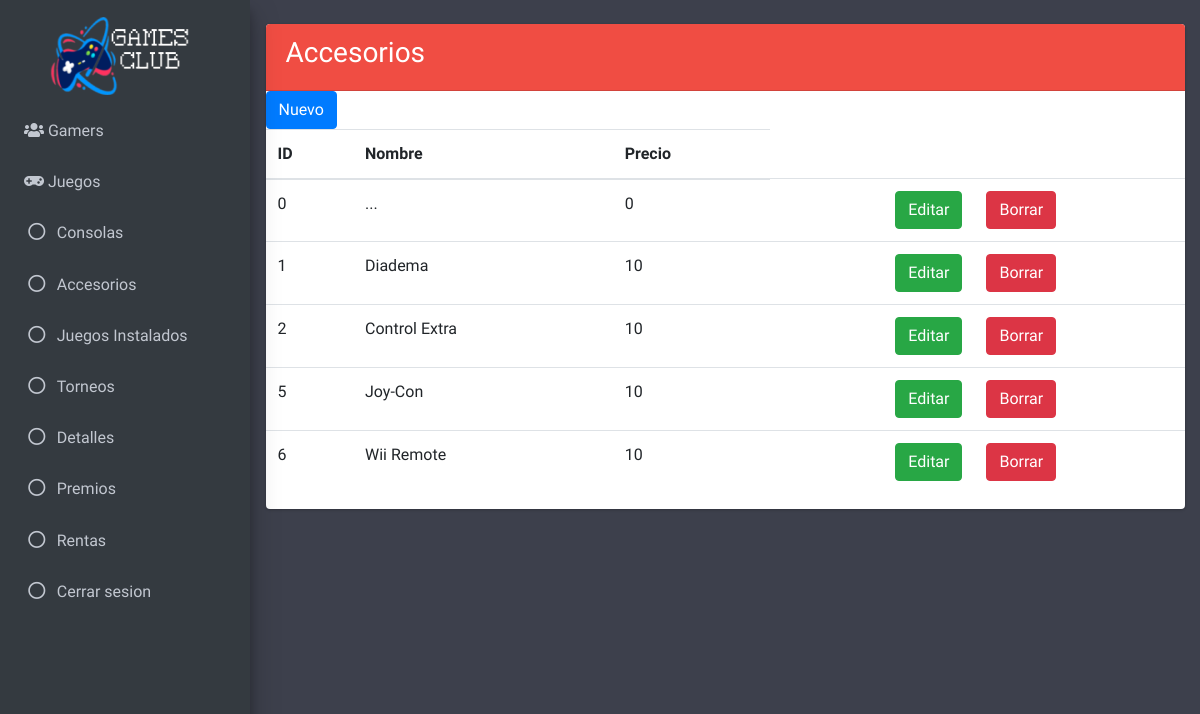
Page /vistas/admin_cAccesorio.php (signed in) on the committed database.
### tables this page shows
CREATE TABLE `accesorio` (
  `id_accesorio` int(11) NOT NULL,
  `nombre` varchar(30) NOT NULL,
  `precio` int(10) NOT NULL
);

### modelos/selectTables.php (called while the page is built, shortened)
<?php
  include_once "../controladores/conexion.php";
  $getAdminAccesorio = $BD -> query("SELECT id_accesorio, nombre, precio FROM accesorio");
  $resultadoAdminAccesorio = $getAdminAccesorio -> fetchAll(PDO::FETCH_OBJ);
?>

### vistas/admin_cAccesorio.php (the view, shortened to what this page needs)
<?php
include_once '../modelos/selectTables.php';
?>
<!DOCTYPE html>
<html>
<head>
  <link rel="stylesheet" href="plugins/fontawesome-free/css/all.min.css">
  <link rel="stylesheet" href="https://code.ionicframework.com/ionicons/2.0.1/css/ionicons.min.css">
  <link rel="stylesheet" href="plugins/tempusdominus-bootstrap-4/css/tempusdominus-bootstrap-4.min.css">
  <link rel="stylesheet" href="plugins/icheck-bootstrap/icheck-bootstrap.min.css">
  <link rel="stylesheet" href="plugins/jqvmap/jqvmap.min.css">
  <link rel="stylesheet" href="css/adminlte.min.css">
  <link rel="stylesheet" href="plugins/overlayScrollbars/css/OverlayScrollbars.min.css">
  <link rel="stylesheet" href="plugins/daterangepicker/daterangepicker.css">
  <link rel="stylesheet" href="plugins/summernote/summernote-bs4.css">
</head>
<body class="hold-transition sidebar-mini layout-fixed" style="background-color: #3D404C">
  <div class="wrapper">
    <aside class="main-sidebar sidebar-dark-primary elevation-4" style="height: 622px; width: 250px">
      <div class="sidebar" style="height: 622px; width: 250px; display: block;">
        <nav class="mt-2">
        <ul class="nav nav-pills nav-sidebar flex-column" data-widget="treeview" role="menu" data-accordion="false">
          <li class="nav-item">
            <center>
              <a href="admin_Inicio.php" class="nav-link">
              <img src="img/GAMES-CLUB.png">
            </a>
            </center>
          </li>
        </ul>
      </nav>
        <nav class="mt-2">
          <ul class="nav nav-pills nav-sidebar flex-column" data-widget="treeview" role="menu" data-accordion="false">
            <li class="nav-item">
              <a href="admin_cGamer.php" class="nav-link">
                <i class="fa fa-users"></i>
                <p>Gamers</p>
              </a>
            </li>
          </ul>
        </nav>
        <nav class="mt-2">
          <ul class="nav nav-pills nav-sidebar flex-column" data-widget="treeview" role="menu" data-accordion="false">
            <li class="nav-item">
              <a href="admin_cJuegos.php" class="nav-link">
                <i class="fa fa-gamepad"></i>
                <p>Juegos</p>
              </a>
            </li>
          </ul>
        </nav>
        <nav class="mt-2">
          <ul class="nav nav-pills nav-sidebar flex-column" data-widget="treeview" role="menu" data-accordion="false">
            <li class="nav-item">
              <a href="admin_cConsolas.php" class="nav-link">
                <i class="far fa-circle nav-icon"></i>
                <p>Consolas</p>
              </a>
            </li>
          </ul>
        </nav>
        <nav class="mt-2">
          <ul class="nav nav-pills nav-sidebar flex-column" data-widget="treeview" role="menu" data-accordion="false">
            <li class="nav-item">
              <a href="admin_cAccesorio.php" class="nav-link">
                <i class="far fa-circle nav-icon"></i>
                <p>Accesorios</p>
              </a>
            </li>
          </ul>
        </nav>
        <nav class="mt-2">
          <ul class="nav nav-pills nav-sidebar flex-column" data-widget="treeview" role="menu" data-accordion="false">
            <li class="nav-item">
              <a href="admin_cInstalado.php" class="nav-link">
                <i class="far fa-circle nav-icon"></i>
                <p>Juegos Instalados</p>
              </a>
            </li>
          </ul>
        </nav>
        <nav class="mt-2">
          <ul class="nav nav-pills nav-sidebar flex-column" data-widget="treeview" role="menu" data-accordion="false">
            <li class="nav-item">
              <a href="admin_cTorneo.php" class="nav-link">
                <i class="far fa-circle nav-icon"></i>
                <p>Torneos</p>
              </a>
            </li>
          </ul>
        </nav>
        <nav class="mt-2">
          <ul class="nav nav-pills nav-sidebar flex-column" data-widget="treeview" role="menu" data-accordion="false">
            <li class="nav-item">
              <a href="admin_cDetalles.php" class="nav-link">
                <i class="far fa-circle nav-icon"></i>
                <p>Detalles</p>
              </a>
            </li>
          </ul>
        </nav>
        <nav class="mt-2">
          <ul class="nav nav-pills nav-sidebar flex-column" data-widget="treeview" role="menu" data-accordion="false">
            <li class="nav-item">
              <a href="admin_cPremio.php" class="nav-link">
                <i class="far fa-circle nav-icon"></i>
                <p>Premios</p>
              </a>
            </li>
          </ul>
        </nav>
        <nav class="mt-2">
          <ul class="nav nav-pills nav-sidebar flex-column" data-widget="treeview" role="menu" data-accordion="false">
            <li class="nav-item">
              <a href="admin_cRenta.php" class="nav-link">
                <i class="far fa-circle nav-icon"></i>
                <p>Rentas</p>
              </a>
            </li>
          </ul>
        </nav>
        <nav class="mt-2">
          <ul class="nav nav-pills nav-sidebar flex-column" data-widget="treeview" role="menu" data-accordion="false">
            <li class="nav-item">
              <a href="../controladores/logout.php" class="nav-link">
                <i class="far fa-circle nav-icon"></i>
                <p>Cerrar sesion</p>
              </a>
            </li>
          </ul>
        </nav>
      </div>
    </aside>
    <div class="content-wrapper" style="background-color: #3D404C;">
      <br>
      <section class="content">
        <div class="container-fluid">
          <div class="row">
            <div class="col-md-12">
              <div class="card card-primary">
                <div class="card-header" style="background-color:#F04D43;">
                  <h3>Accesorios</h3>
                </div>
                <a href="agregarAccesorio.php">
                  <input type="button" name="" value="Nuevo" class="btn btn-primary">
                </a>
                <form class="" action="editAccesorio.php" method="post">
                  <div class="crudAdmin" align="center">
                    <table class="table table-hover">
                      <thead>
                        <tr>
                          <th>ID</th>
                          <th>Nombre</th>
                          <th>Precio</th>
                        </tr>
                      </thead>
                      <tbody>
                        <?php foreach ($resultadoAdminAccesorio as $resultadoAdminAccesorio){ ?>
                        <?php $identificador = $resultadoAdminAccesorio -> id_accesorio ?>
                        <tr>
                        <td><?php echo $resultadoAdminAccesorio -> id_accesorio ?></td>
                        <td><?php echo $resultadoAdminAccesorio -> nombre ?></td>
                        <td><?php echo $resultadoAdminAccesorio -> precio ?></td>
                        <td align="right">
                        <form action="editAccesorio.php" method="post">
                        <button class="btn btn-success" type="submit" name="editar"
                        value="<?php echo htmlspecialchars($identificador); ?>">Editar
                        </button>
                        </form>
                        </td>
                        <td>
                        <form method="post" action="../controladores/borrar_Accesorio.php">
                        <button type="submit" class="btn btn-danger" name="id"
                        value="<?php echo htmlspecialchars($identificador); ?>">Borrar
                        </button>
                        </form>
                        </td>
                        </tr>
                        <?php } ?>
                      </tbody>
                    </table>
                  </div>
                </form>
            </div>
          </div>
        </div>
      </div>
    </section>
  </div>
</body>
</html>

### rows in the picture
accesorio: id_accesorio "0", nombre "...", precio "0"
accesorio: id_accesorio "1", nombre "Diadema", precio "10"
accesorio: id_accesorio "2", nombre "Control Extra", precio "10"
accesorio: id_accesorio "5", nombre "Joy-Con", precio "10"
accesorio: id_accesorio "6", nombre "Wii Remote", precio "10"
